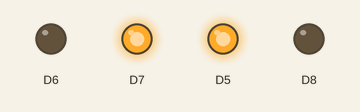
A sketch run on a simulated ESP8266 (NodeMCU). On the bench: output pins drawn as LEDs (lit = HIGH).

Above: at 0.1 s.
At 6.1 s:
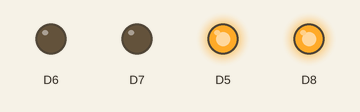
At 9.1 s:
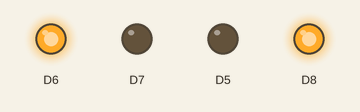
At 17.1 s:
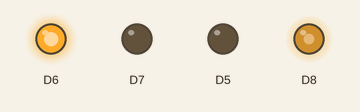
At 25.1 s:
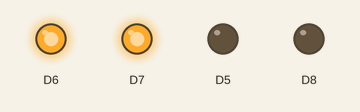
At 34.1 s:
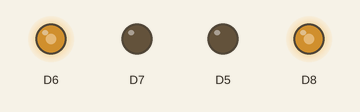
Timing chart, 0 to 40.0 s (numbered marks = the images above):
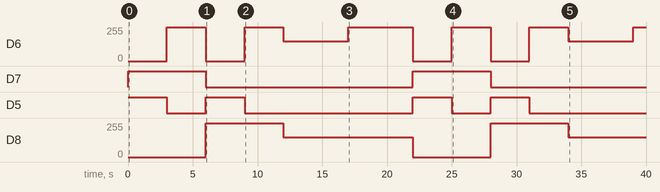

The sketch:

Motor.ino
```cpp
void setup() {
  pinMode(D5,OUTPUT);
  pinMode(D6,OUTPUT);
  pinMode(D7,OUTPUT);
  pinMode(D8,OUTPUT);

}

void loop() {
  digitalWrite(D5,HIGH);
  digitalWrite(D6,LOW);
  digitalWrite(D7,HIGH);
  digitalWrite(D8,LOW);
  delay(3000);
  digitalWrite(D5,LOW);
  digitalWrite(D6,HIGH);
  digitalWrite(D7,HIGH);
  digitalWrite(D8,LOW);
  delay(3000);
  digitalWrite(D5,HIGH);
  digitalWrite(D6,LOW);
  digitalWrite(D7,LOW);
  digitalWrite(D8,HIGH);
  delay(3000);
  digitalWrite(D5,LOW);
  digitalWrite(D6,HIGH);
  digitalWrite(D7,LOW);
  digitalWrite(D8,HIGH);
  delay(3000);
  digitalWrite(D5,LOW);
  analogWrite(D6,150);
  digitalWrite(D7,LOW);
  analogWrite(D8,150);
  delay(5000);
  digitalWrite(D5,LOW);
  analogWrite(D6,255);
  digitalWrite(D7,LOW);
  analogWrite(D8,150);
  delay(5000);
}
```

Measured:
- by itself, D6: 0/255 → 255/255 at 3.0 s, → 0/255 3.0 s later, → 255/255 3.0 s later, → 150/255 3.0 s later, … (11 changes in this stretch)
- by itself, D7: alternates HIGH for 6.0 s and LOW for 16.0 s
- by itself, D5: LOW → HIGH at 0.00 s, → LOW 3.0 s later, → HIGH 3.0 s later, → LOW 3.0 s later, … (8 changes in this stretch)
- by itself, D8: 0/255 → 255/255 at 6.0 s, → 150/255 6.0 s later, → 0/255 10.0 s later, → 255/255 6.0 s later, … (5 changes in this stretch)
